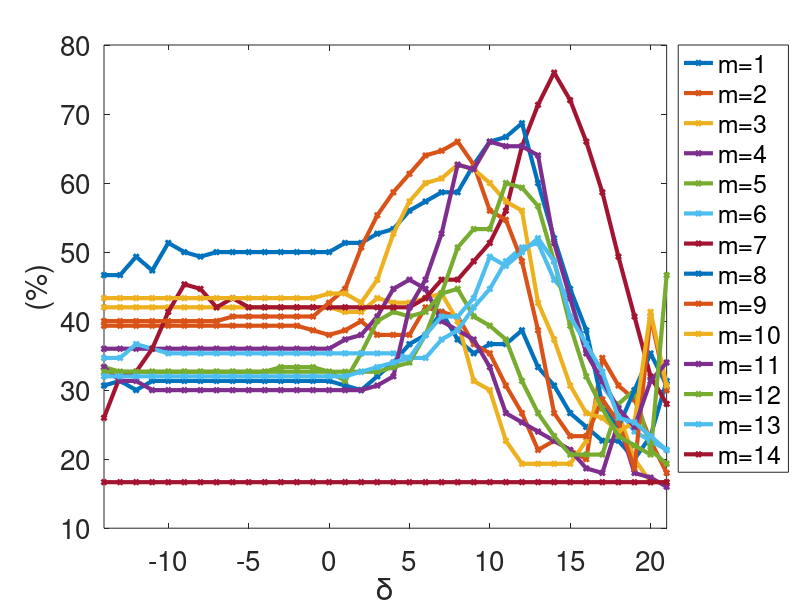
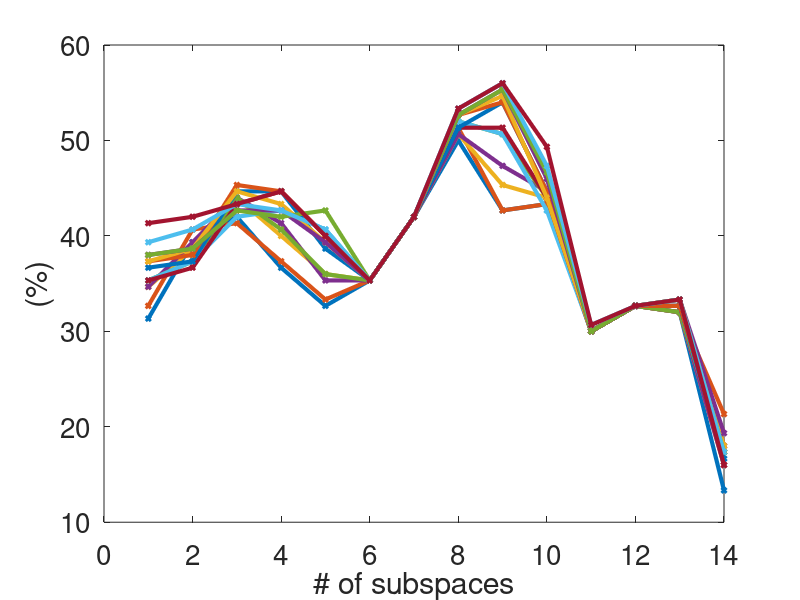
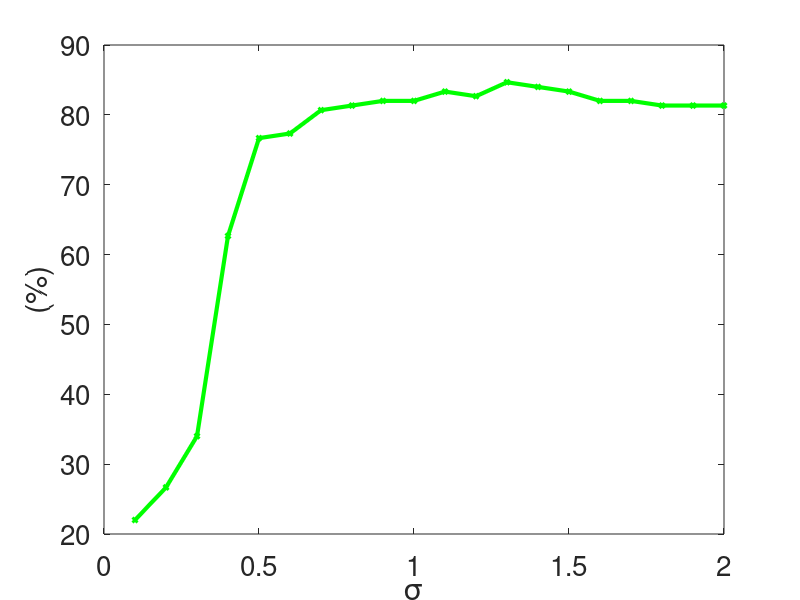
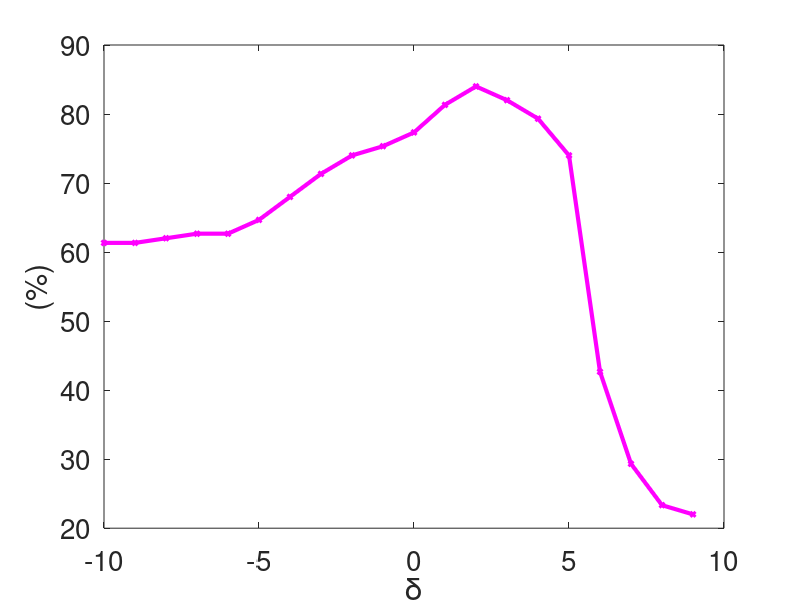

MATLAB code for these plots, in order:
clear all
close all
clc



%% ProjRBF Kernel
load('projRBF_all_p_delta_performance.mat');
all_p_mat = zeros(length(delta), length(all_p));

for i=1: length(all_p)
  all_p_mat(:,i) = all_p{i};
end

max_projRBF = max(max(all_p_mat));
plot(delta,all_p_mat, '-d','LineWidth',3,'MarkerSize',3)
%min_max = [min(delta), max(delta)+1];
xlim([min(delta), max(delta)]);
ylabel('(%)','FontSize',20)
xlabel('\delta','FontSize',20)
set(gca,'FontSize',20);
legend('m=1', 'm=2', 'm=3' ,'m=4' ,'m=5', 'm=6', 'm=7', 'm=8', 'm=9', 'm=10', 'm=11' ,'m=12', 'm=13', 'm=14', 'Location','BestOutside'     );

%Home
%print('/media/johanna/HD1T/latex-svn/study-paper-report/v3/images/projRBF_ker_p', '-dpng','-r300');

%% ProjPoly Kernel
figure
load('projPoly_all_p_performance.mat');
max_projPoly = max(test_acc);
plot(p,test_acc, '-d','LineWidth',3,'MarkerSize',3)
ylabel('(%)','FontSize',20)
xlabel('# of subspaces','FontSize',20)
set(gca,'FontSize',20);

%Home
%print('/media/johanna/HD1T/latex-svn/study-paper-report/v3/images/projPoly_ker_p', '-dpng','-r300');

%% LogEuclidean Kernel
figure
load('LogEucl_all_sigma_performance.mat');
max_LogEucl = max(test_acc);
plot(sigma,test_acc, '-gd','LineWidth',3,'MarkerSize',3)
ylabel('(%)','FontSize',20)
xlabel('\sigma','FontSize',20)
set(gca,'FontSize',20);

%Home
%print('/media/johanna/HD1T/latex-svn/study-paper-report/v3/images/LogEucl_ker_sigma', '-dpng','-r300');

%% LED-RBF Kernel
figure
load('LED_RBF_all_delta_performance.mat')
max_ledRBF= max(test_acc);
plot(delta,test_acc, '-md','LineWidth',3,'MarkerSize',3)
ylabel('(%)','FontSize',20)
xlabel('\delta','FontSize',20)
set(gca,'FontSize',20);

%Home
%print('/media/johanna/HD1T/latex-svn/study-paper-report/v3/images/ledRBF_ker_delta', '-dpng','-r300');


%% LED-POLY Kernel
figure
load('LED_POLY_all_n_performance.mat')
led_poly = test_acc;
max_ledPOLY= max(test_acc);
plot(test_acc, '-bd','LineWidth',3,'MarkerSize',3)
ylabel('(%)','FontSize',20)
xlabel('D','FontSize',20)
set(gca,'FontSize',20);

%Home
%print('/media/johanna/HD1T/latex-svn/study-paper-report/v3/images/ledPoly_ker_delta', '-dpng','-r300');

%Nicta
%print('/home/johanna/latex-svn/study-paper-reports/v5/images/ledPoly_ker_delta', '-dpng','-r300');

%% ALL Best Perfomances
close all
all = [max_projRBF max_projPoly max_LogEucl max_ledRBF max_ledPOLY];


Xlabel = {'projRBF';'projPoly'; 'LogEucl'; 'LED-RBF'; 'LED-POLY'};

h =  bar(all);
colormap('summer');
ybuff=2;
for i=1:length(h)
    XDATA=get(get(h(i),'Children'),'XData');
    YDATA=get(get(h(i),'Children'),'YData');
    for j=1:size(XDATA,2)
        x=XDATA(1,j)+(XDATA(3,j)-XDATA(1,j))/2;
        y=YDATA(2,j)+ybuff;
        t=[num2str(YDATA(2,j),3) ,'%'];
        text(x,y,t,'Color','k','HorizontalAlignment','left','Rotation',90,'FontSize',15 )
    end
end

ylim([0 109])
set(gca,'XTickLabel',Xlabel,'FontSize',15);

%Home
%print('/media/johanna/HD1T/latex-svn/study-paper-report/v3/images/summary_ker','-dpng','-r300');

%Nicta
%print('/home/johanna/latex-svn/study-paper-reports/v5/images/summary_ker', '-dpng','-r300');


% l{1}='ProjMet'; l{2}='BinCau';
% legend(h,l);